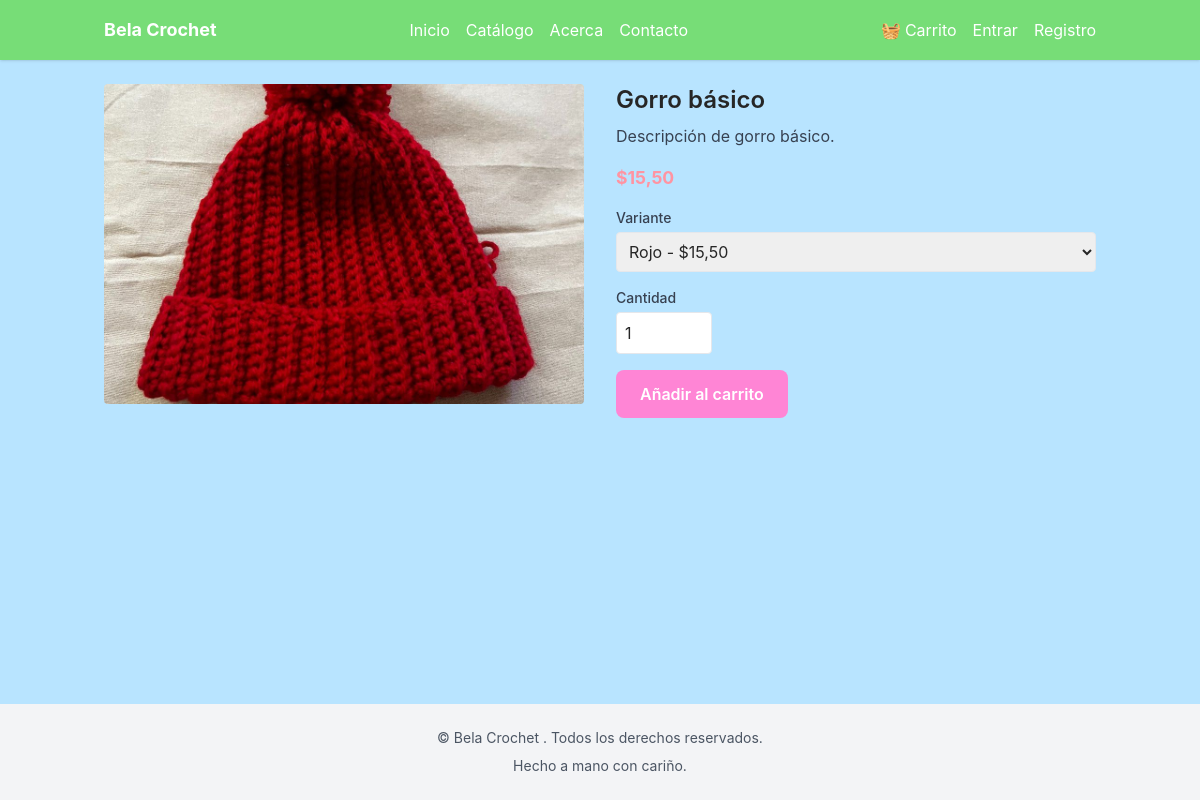
The app's page /producto/gorro-basico/ with its own data.
### catalog/models.py (models this page shows, shortened)
class ProductImage(models.Model):
    product = models.ForeignKey(Product, on_delete=models.CASCADE, related_name="images")
    image = models.ImageField(upload_to="product_images/")
    alt_text = models.CharField(max_length=255, blank=True)
    position = models.PositiveIntegerField(default=0)
    class Meta:
        verbose_name = "Imagen de producto"
        verbose_name_plural = "Imágenes de productos"
        ordering = ["position"]

class Product(models.Model):
    name = models.CharField(max_length=150)
    slug = models.SlugField(max_length=150, unique=True)
    category = models.ForeignKey(Category, on_delete=models.PROTECT, related_name="products")
    description = models.TextField(blank=True)
    price_base = models.DecimalField(max_digits=10, decimal_places=2)
    is_active = models.BooleanField(default=True)
    meta_title = models.CharField(max_length=150, blank=True)
    meta_description = models.TextField(blank=True)
    class Meta:
        verbose_name = "Producto"
        verbose_name_plural = "Productos"
        ordering = ["name"]

### catalog/views.py (the view)
# urls.py: path("<slug:product_slug>/", ProductDetailView.as_view(), name="product_detail"),
class ProductDetailView(DetailView):
    model = Product
    template_name = "catalog/product_detail.html"
    context_object_name = "product"
    slug_url_kwarg = "product_slug"
    def get_context_data(self, **kwargs):
        context = super().get_context_data(**kwargs)
        context["main_image"] = self.object.images.first()
        context["variants"] = self.object.variants.all()
        return context

### catalog/models.py (called while the page is built)
    @property
    def display_price(self) -> float:
        return self.price_override if self.price_override is not None else self.product.price_base

### core/context_processors.py (called while the page is built)
def site_settings(request):
    try:
        setting = SiteSetting.objects.first()
    except Exception:
        setting = None
    return {
        "site_settings": setting,
        "brand_name": setting.brand_name if setting else "Bela Crochet",
    }

def cart_mini(request):
    total_qty = 0
    total_price = 0
    cart = None
    if request.user.is_authenticated:
        cart = Cart.objects.filter(user=request.user).first()
    else:
        session_key = request.session.get(settings.CART_SESSION_ID)
        if session_key:
            cart = Cart.objects.filter(session_key=session_key).first()
    if cart:
        total_qty = cart.items.aggregate(total=Sum("quantity"))[("total")] or 0
        total_price = sum(item.line_subtotal() for item in cart.items.all())
    return {
        "cart_total_qty": total_qty or 0,
        "cart_total_price": total_price or 0,
    }

### templates/catalog/product_detail.html (shortened to what this page needs)
{% extends "base.html" %}
{% load static %}
{% block content %}
<link rel="stylesheet" href="{% static 'catalog/css/styles.css' %}">
<div class="flex flex-col md:flex-row md:space-x-8">
  <div class="md:w-1/2">
    {% if main_image %}
      <img src="{{ main_image.image.url }}" alt="{{ main_image.alt_text }}" class="w-full h-80 object-cover rounded" />
    {% endif %}
  </div>
  <div class="md:w-1/2 mt-4 md:mt-0">
    <h1 class="text-2xl font-semibold mb-2">{{ product.name }}</h1>
    <p class="text-gray-700 mb-4">{{ product.description|linebreaksbr }}</p>
    <p class="precio text-xl mb-4">${{ product.price_base }}</p>
    {% if variants %}
      <form method="post" action="{% url 'cart:add_to_cart' product.slug %}" class="space-y-4">
        <div>
          <label for="variant" class="block text-sm font-medium text-gray-700 mb-1">Variante</label>
          <select name="variant_id" id="variant" class="w-full border rounded px-2 py-2">
            {% for variant in variants %}
              <option value="{{ variant.id }}">{{ variant.name }} - ${{ variant.display_price }}</option>
            {% endfor %}
          </select>
        </div>
        <div>
          <label for="quantity" class="block text-sm font-medium text-gray-700 mb-1">Cantidad</label>
          <input type="number" id="quantity" name="quantity" min="1" value="1" class="w-24 border rounded px-2 py-2" />
        </div>
        <button type="submit" class="btn-principal">
          Añadir al carrito
        </button>
      </form>
    {% else %}
      <p class="italic">Producto sin variantes disponibles.</p>
    {% endif %}
  </div>
</div>
{% endblock %}

### catalog/static/css/styles.css (style rules this page uses)
:root { --rosa-principal: #ff85d5; --lila: #e79eff; --azul-claro: #b8e4ff; --rosa-coral: #ff94a2; --amarillo: #ffe180; --verde: #77dd77; --negro: #333333; --blanco: #ffffff; }
body { background-color: var(--azul-claro); color: var(--negro); font-family: 'Inter', sans-serif; margin: 0; padding: 0; }
.btn-principal { background-color: var(--rosa-principal); color: var(--blanco); padding: 0.75rem 1.5rem; border-radius: 8px; font-weight: 600; display: inline-block; text-align: center; transition: background-color 0.3s ease; }
.precio { color: var(--rosa-coral); font-weight: bold; font-size: 1.1rem; }

### templates/base.html (style rules this page uses)
body { font-family: 'Inter', sans-serif; background-color: var(--azul-claro); }

### records on screen
ProductImage: image (picture)
Product: name "Gorro básico", description "Descripción de gorro básico.", price_base "15,50"

### other values on screen
{{ brand_name }} "Bela Crochet"
form field variant_id "Rojo - $15,50"
